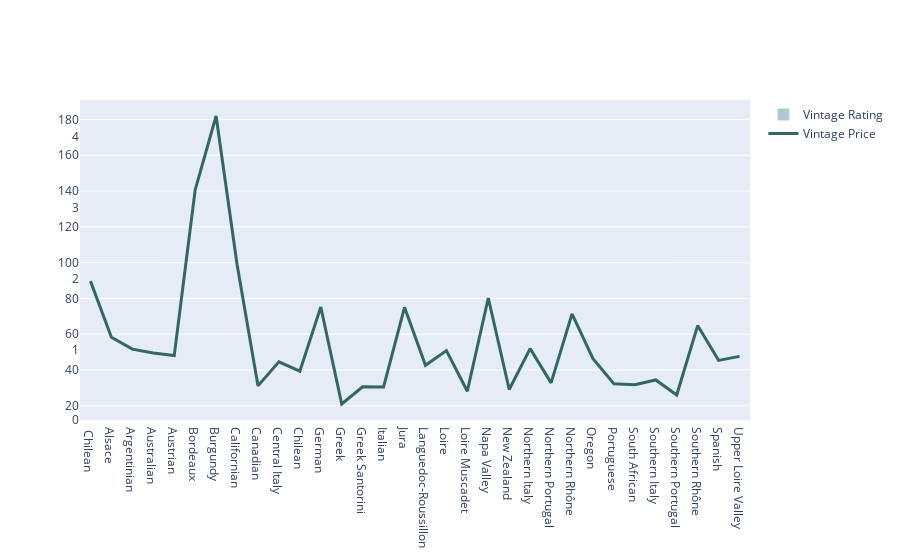

The code cell stored with this chart in its notebook:
### Code cell
# We start off with creating figure with secondary y-axis


fig = go.Figure()

fig.add_trace(                               #Add a bar graph to the figure
        go.Bar(
        x=df4['Region'],                     ## x_list = df4['Region'].tolist()


        ##text=df['text'],
        y=df4['VintageRating'],              ## y1_list = df4['VintagePrice'].tolist(), ## y2_list = df4['VintageRating'].tolist()
        name="Vintage Rating",
        marker_color='#acc8d4',              #Specify the color of the bars    
        ## hoverinfo='text',                    #Hide the hoverinfo

        ),
        )                                    

fig.add_trace(                               #Add the second trace (line graph) to the figure
        go.Scatter(                          
        x=df4['Region'],
        y=df4['VintagePrice'],
        name="Vintage Price",
        mode='lines',                            #Use go.Scatter() and specify the mode to 'lines' to add the line graph
        ## text=df['text'],               
        hoverinfo='text',                        #Pass the 'text' column to the hoverinfo parameter to customize the tooltip
        line = dict(color='#336666', width=3),   #Specify the color of the line
        yaxis="y2" ),                            #By specifying yaxis='y2' we tell plotly that this line chart uses a secondary y-axis
        )                   

        # fig = make_subplots(specs=[[{"secondary_y": True}]])

### Figure 1 — Plotly figure (JSON) as saved in the notebook; plotly's stock layout.template omitted (floating-point values rounded to 4 significant figures)
{"data": [{"marker": {"color": "#acc8d4"}, "name": "Vintage Rating", "type": "bar", "x": [" Chilean", "Alsace", "Argentinian", "Australian", "Austrian", "Bordeaux", "Burgundy", "Californian", "Canadian", "Central Italy", "Chilean", "German", "Greek", "Greek Santorini", "Italian", "Jura", "Languedoc-Roussillon", "Loire", "Loire Muscadet", "Napa Valley", "New Zealand", "Northern Italy", "Northern Portugal", "Northern Rhône", "Oregon", "Portuguese", "South African", "Southern Italy", "Southern Portugal", "Southern Rhône", "Spanish", "Upper Loire Valley"], "y": [4.3, 4.179, 4.274, 4.154, 4.169, 4.221, 4.252, 4.266, 4.067, 4.152, 4.09, 4.183, 4.1, 4.115, 4.076, 4.179, 4.152, 4.151, 4.08, 4.235, 4.113, 4.181, 4.2, 4.226, 4.079, 4.189, 4.178, 4.136, 4.159, 4.2, 4.187, 4.166]}, {"hoverinfo": "text", "line": {"color": "#336666", "width": 3}, "mode": "lines", "name": "Vintage Price", "type": "scatter", "x": [" Chilean", "Alsace", "Argentinian", "Australian", "Austrian", "Bordeaux", "Burgundy", "Californian", "Canadian", "Central Italy", "Chilean", "German", "Greek", "Greek Santorini", "Italian", "Jura", "Languedoc-Roussillon", "Loire", "Loire Muscadet", "Napa Valley", "New Zealand", "Northern Italy", "Northern Portugal", "Northern Rhône", "Oregon", "Portuguese", "South African", "Southern Italy", "Southern Portugal", "Southern Rhône", "Spanish", "Upper Loire Valley"], "y": [89.65, 58.27, 51.63, 49.54, 48.04, 140.6, 181.9, 99.14, 31.13, 44.59, 39.36, 75.19, 20.99, 30.62, 30.51, 75.04, 42.6, 50.81, 28.15, 80.24, 29.11, 51.93, 32.8, 71.32, 46.34, 32.35, 31.74, 34.41, 26.05, 64.81, 45.38, 47.6], "yaxis": "y2"}], "layout": {"autosize": true, "xaxis": {"autorange": true, "range": [-0.5, 31.5], "type": "category"}, "yaxis": {"autorange": true, "range": [0, 4.526], "type": "linear"}, "yaxis2": {"autorange": true, "range": [12.05, 190.9], "type": "linear"}}}
